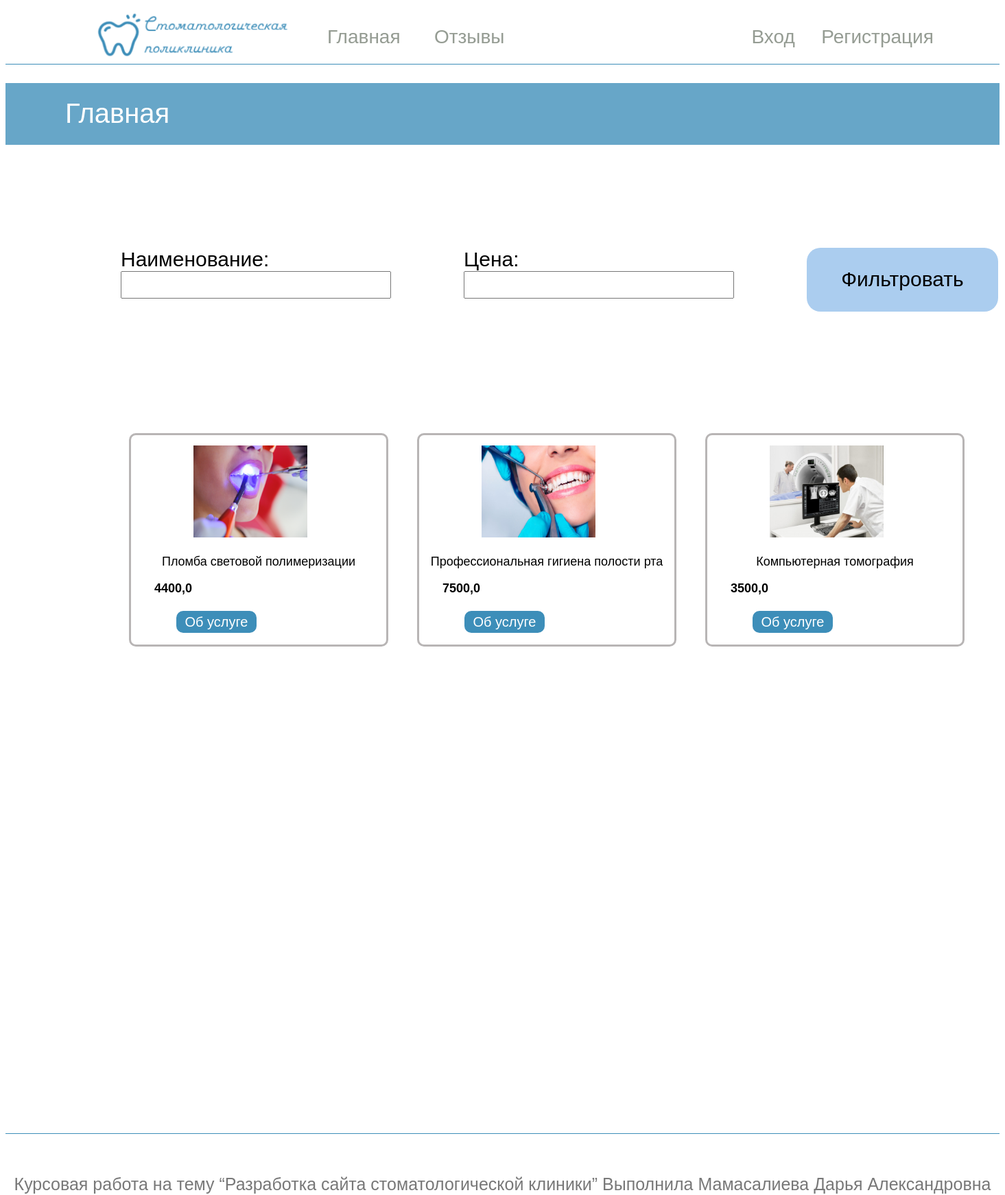
The page / on the database its author committed.
### blog/models.py (models this page shows, shortened)
class Goog(models.Model):
    objects = None
    title = models.CharField('Наименование', max_length=50)
    description = models.TextField('Описание')
    price = models.FloatField('Цена', max_length=50)
    photo = models.ImageField(upload_to="photos", default=None, blank=True, null=True, verbose_name="Фото")
    class Meta:
        verbose_name = 'Товар'
        verbose_name_plural = 'Товары'

### blog/views.py (the view)
# urls.py: path('', index, name="blog-home"),
def index(request):
    tasks_all = Goog.objects.order_by('id')
    tasks = PostFilter(request.GET, queryset=tasks_all)
    context = {
        'posts': tasks,
        'title': 'Главная страница'
    }
    return render(request, 'blog/index.html', context)

### blog/templates/blog/index.html
{% extends "blog/base.html" %}
{% block content %}
<div class="zalogo">
    <h1>Главная</h1>
</div>
{% if posts %}
<div class="containers">
    <form method="get" class="form-filter">
        <div class="fil">
            {{ posts.form.as_p }}
            <button type="submit" class="filt">Фильтровать</button>
        </div>
    </form>
</div>
<div class="total">
    {% for post in posts.qs %}
    <div class="media">
        <img width="166" height="134" src="media/{{ post.photo }}">
        <p class="title"> {{ post.title }}</p>
        <p class="price"><b>{{ post.price }}</b></p>
        <button class="model"  onclick="location.href = '{% url 'goog-detail' post.id %}'">Об услуге</button>
    </div>
    {% endfor %}
</div>
{% else %}
<p>Нет записей</p>
{% endif %}
{% endblock content %}

### blog/templates/blog/base.html (shortened to what this page needs)
{% load static %}
<!DOCTYPE html>
<html>
<head>
    <link rel="stylesheet" href="{% static 'styles/style.css' %}">
</head>
<body>
<header class="site-header">
    <nav class="navbar">
        <div class="container">
            <img src="{% static 'img/logo1.png' %}">
            <div class="navbar-navs">
                <a class="nav-link" href="{% url 'blog-home' %}">Главная</a>
                <a class="nav-link" href="{% url 'reviews' %}">Отзывы</a>
            </div>
            <div class="navbar-nav">
                {% if user.is_authenticated %}
                <a class="nav-link" href="{% url 'profile' %}">Профиль</a>
                <a class="nav-link" href="{% url 'logout' %}">Выход</a>
                {% else %}
                <a class="nav-link" href="{% url 'login' %}">Вход</a>
                <a class="nav-link" href="{% url 'register' %}">Регистрация</a>
                {% endif %}
            </div>
        </div>
    </nav>
</header>
{% block content %}{% endblock %}
<footer class="text-center bg-dark">
    <p><a href="{% url 'blog-home' %}">Курсовая работа на тему “Разработка сайта стоматологической клиники” Выполнила Мамасалиева Дарья Александровна</a></p>
</footer>
</body>
</html>

### static/styles/style.css (style rules this page uses)
* { font-family: Arial, Helvetica, sans-serif; font-size: 30px; }
.site-header { border-bottom: 1px solid #3D8EB9; }
.navbar-navs { padding-top: 28px; }
.navbar-navs a { margin-left: 41px; text-decoration: none; color: #959C93; font-size: 28px; }
.container { display: flex; }
.navbar-nav { padding-top: 28px; margin-left: 360px; }
.navbar-nav a { margin-right: 30px; text-decoration: none; color: #959C93; padding-top: 28px; font-size: 28px; }
footer { border-top: 1px solid #3D8EB9; height: 77px; margin-top: 200px; }
footer a { text-decoration: none; color: #787878;; }
footer p { text-align: center; text-decoration: none; padding-top: 25px; }
.container img { width: 306px; height: 85px; margin-left: 122px; }
.zalogo { height: 90px; background-color: #3D8EB9; opacity: 78%; }
h1 { font-size: 40px; line-height: 39px; letter-spacing: 0em; text-align: left; padding-top: 25px; padding-left: 37px; color: white; margin-left: 50px; font-weight: normal; }
.vhod p, a { font-size: 25px; }
.fil { margin-left: 168px; display: grid; grid-template-columns: repeat(3, 250px); grid-template-rows: repeat(1, 100px); gap: 250px; margin-top: 120px; }
.filt { width: 279px; height: 93px; border-radius: 20px; border: none; background-color: #ABCDEF; margin-top: 30px; }
.total { margin-left: 180px; margin-top: 200px; display: grid; grid-template-columns: repeat(3, 300px); grid-template-rows: repeat(2, 350px); gap: 120px; }
.media { border: 3px solid #B8B5B5; width: 372px; height: 305px; border-radius: 10px; }
.media p { font-size: 18px; }
.media p b { font-size: 18px; }
.media img { margin-left: 91px; padding-top: 15px; }
.title { text-align: center; }
.price { margin-left: 34px; }
.model { border: none; background-color: #3D8EB9; width: 117px; height: 32px; border-radius: 10px; color: white; font-size: 20px; margin-left: 66px; }

### rows shown on the page
Goog: photo (picture), title "Пломба световой полимеризации", price "4400,0"
Goog: photo (picture), title "Профессиональная гигиена полости рта", price "7500,0"
Goog: photo (picture), title "Компьютерная томография", price "3500,0"
